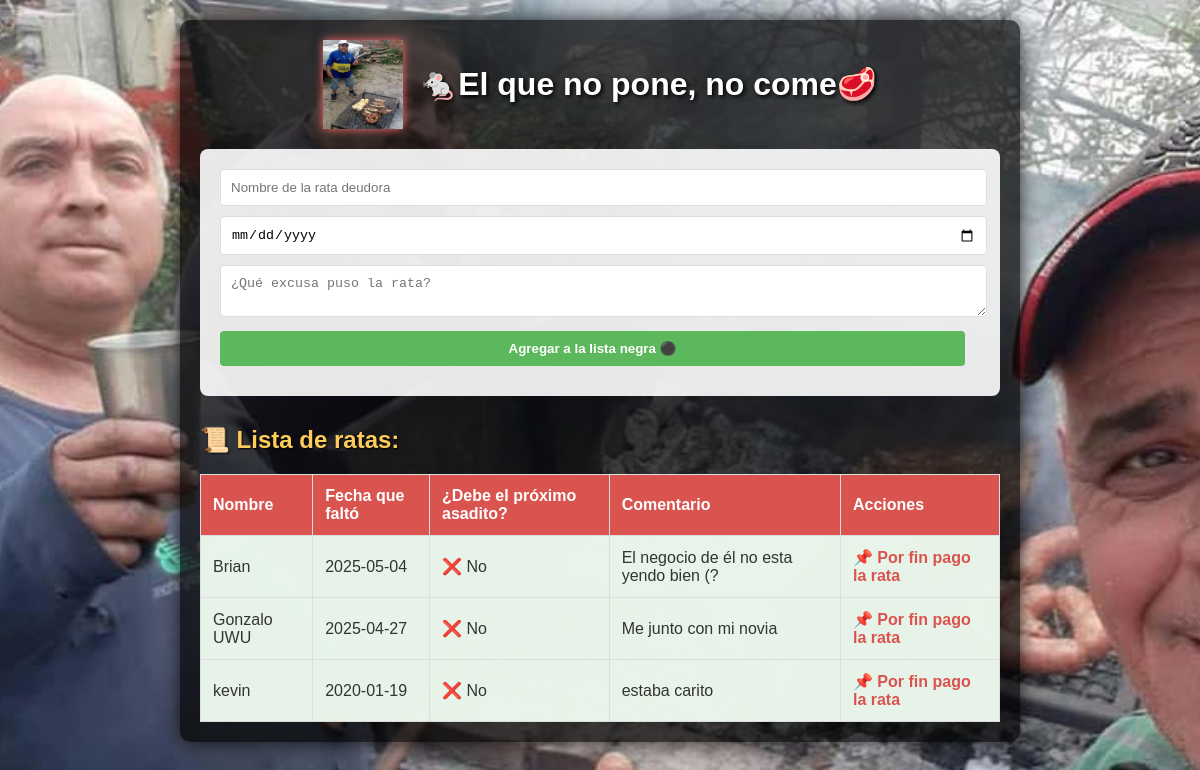
Page /asado_app/index.php on the committed database.
### tables this page shows
CREATE TABLE `deudores` (
  `id` int(11) NOT NULL,
  `nombre` varchar(50) NOT NULL,
  `fecha_falta` date NOT NULL,
  `debe_proximo` tinyint(1) DEFAULT 0,
  `comentario` text DEFAULT NULL
);

### asado_app/index.php (the view, shortened to what this page needs)
<?php include 'config.php'; ?>
<!DOCTYPE html>
<html lang="es">
<head>
</head>
<body>
    <div class="container">
        <div class="header">
            <img src="fotouwu.jpg" alt="Ícono de asado">
            <h1>🐁El que no pone, no come🥩</h1>
        </div>
        <form action="agregar.php" method="post">
            <input type="text" name="nombre" placeholder="Nombre de la rata deudora" required>
            <input type="date" name="fecha_falta" required>
            <textarea name="comentario" placeholder="¿Qué excusa puso la rata?" required></textarea>
            <button type="submit">Agregar a la lista negra ⚫</button>
        </form>
        <h2 style="color: #ffcc5c; text-shadow: 1px 1px 2px #000;">📜 Lista de ratas:</h2>
        <table>
            <tr>
                <th>Nombre</th>
                <th>Fecha que faltó</th>
                <th>¿Debe el próximo asadito?</th>
                <th>Comentario</th>
                <th>Acciones</th>
            </tr>
            <?php
            $result = $conexion->query("SELECT * FROM deudores ORDER BY fecha_falta DESC");
            while ($fila = $result->fetch_assoc()) {
                $clase = $fila['debe_proximo'] ? 'debe' : 'pago';
                echo "<tr class='$clase'>";
                echo "<td>" . htmlspecialchars($fila['nombre']) . "</td>";
                echo "<td>" . $fila['fecha_falta'] . "</td>";
                echo "<td>" . ($fila['debe_proximo'] ? '✅ Sí' : '❌ No') . "</td>";
                echo "<td>" . htmlspecialchars($fila['comentario']) . "</td>";
                echo "<td><a href='marcar_pago.php?id=" . $fila['id'] . "'>📌 Por fin pago la rata</a></td>";
                echo "</tr>";
            }
            ?>
        </table>
    </div>
</body>
</html>

### asado_app/index.php (style rules this page uses)
body { font-family: 'Arial', sans-serif; margin: 0; padding: 20px; background: url('fondo.png') no-repeat center center fixed; background-size: cover; color: white; min-height: 100vh; }
.container { background-color: rgba(0, 0, 0, 0.7); max-width: 800px; margin: 0 auto; padding: 20px; border-radius: 10px; box-shadow: 0 0 20px rgba(0, 0, 0, 0.8); }
.header { display: flex; align-items: center; justify-content: center; gap: 15px; margin-bottom: 20px; }
.header img { width: 80px; height: auto; filter: drop-shadow(0 0 5px #ff6b6b); }
h1 { color: #ffff; text-align: center; text-shadow: 2px 2px 4px #000; }
table { width: 100%; border-collapse: collapse; margin-top: 20px; background-color: rgba(255, 255, 255, 0.9); color: #333; }
th, td { padding: 12px; border: 1px solid #ddd; text-align: left; }
th { background-color: #d9534f; color: white; }
.pago { background-color: rgba(232, 245, 233, 0.9); }
form { background: rgba(255, 255, 255, 0.9); padding: 20px; border-radius: 8px; margin-bottom: 30px; color: #333; }
input, textarea, button { width: 98%; padding: 10px; margin-bottom: 10px; border: 1px solid #ddd; border-radius: 4px; }
button { background-color: #5cb85c; color: white; border: none; cursor: pointer; font-weight: bold; transition: all 0.3s; }
a { color: #d9534f; text-decoration: none; font-weight: bold; }

### rows in the picture
deudores: nombre "Brian", fecha_falta "2025-05-04", debe_proximo "❌ No", comentario "El negocio de él no esta yendo bien (?"
deudores: nombre "Gonzalo UWU", fecha_falta "2025-04-27", debe_proximo "❌ No", comentario "Me junto con mi novia"
deudores: nombre "kevin", fecha_falta "2020-01-19", debe_proximo "❌ No", comentario "estaba carito"
